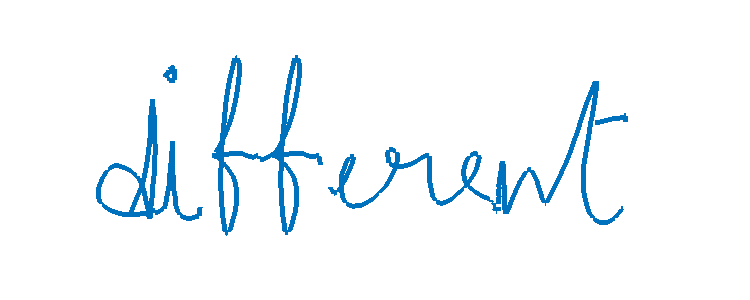
#> input picture Images/word1sample2.png, 750 x 300 px, found by its file name; its folder holds only this picture in this run
$ python find_borders.py
#> lines starting #> are read from the running program, lines starting #| are printed output that depends on the picture
#!/usr/bin/env python
import cv2
import random
import os
from matplotlib import pyplot as plt
def openImageAndExecute(path):

	for filename in os.listdir(path):
		file = path + '/' + filename
		img = cv2.imread(file, cv2.IMREAD_COLOR)
#> img is the input picture: shape (300, 750, 3); mean B, G, R 251.8, 248.2, 242.8
		height, width = img.shape[:2]
#> height = 300; width = 750
		# Change these hardcoded values!
		plt.hist(img.ravel(),256,[0,256]); plt.show()
#> after `plt.hist(img.ravel(), 256, [0, 256])`:
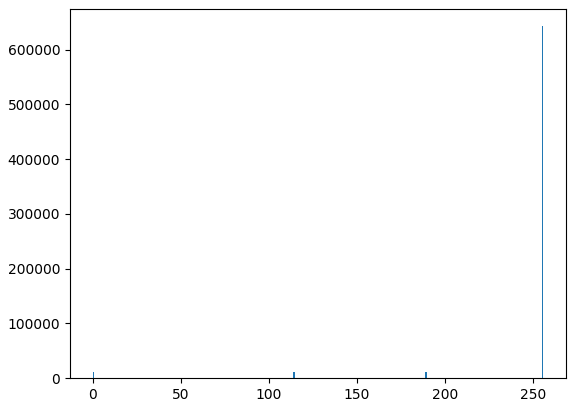
#> figure drawn by matplotlib, 1 panel; tallest bar 642660 high, from x = 255 to 256


Dir = '/home/vaibhav/Documents/test_folder/Images'
openImageAndExecute(Dir)
